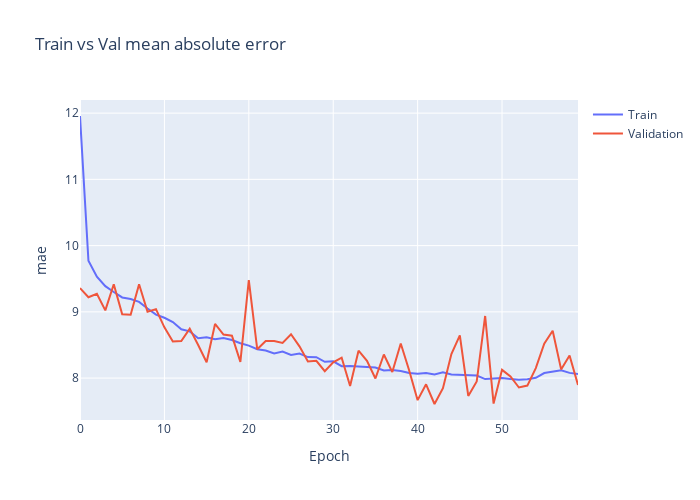

The notebook cell saved with this chart:
### Code cell
import plotly.graph_objects as go

plt.clf()

fig = go.Figure()
fig.add_trace(go.Scatter(
                    y=history.history['mae'],
                    name='Train'))

fig.add_trace(go.Scatter(
                    y=history.history['val_mae'],
                    name='Validation'))


fig.update_layout(height=500, 
                  width=700,
                  title='Train vs Val mean absolute error',
                  xaxis_title='Epoch',
                  yaxis_title='mae')


fig.show()

### Figure 1 — Plotly figure (JSON) as saved in the notebook; plotly's stock layout.template omitted (floating-point values rounded to 4 significant figures)
{"data": [{"name": "Train", "type": "scatter", "y": [11.96, 9.772, 9.531, 9.388, 9.3, 9.217, 9.195, 9.15, 9.051, 8.957, 8.91, 8.846, 8.737, 8.705, 8.601, 8.615, 8.585, 8.604, 8.574, 8.526, 8.49, 8.435, 8.415, 8.372, 8.401, 8.35, 8.371, 8.317, 8.316, 8.246, 8.254, 8.18, 8.183, 8.176, 8.169, 8.16, 8.114, 8.124, 8.106, 8.077, 8.066, 8.077, 8.054, 8.087, 8.055, 8.049, 8.041, 8.038, 7.985, 7.991, 8.002, 7.985, 7.974, 7.983, 8.004, 8.076, 8.102, 8.118, 8.078, 8.061]}, {"name": "Validation", "type": "scatter", "y": [9.359, 9.221, 9.272, 9.023, 9.417, 8.964, 8.957, 9.418, 9.002, 9.041, 8.766, 8.553, 8.56, 8.747, 8.5, 8.239, 8.817, 8.658, 8.64, 8.246, 9.481, 8.434, 8.559, 8.559, 8.53, 8.662, 8.479, 8.251, 8.26, 8.105, 8.237, 8.307, 7.88, 8.413, 8.261, 7.993, 8.356, 8.09, 8.521, 8.115, 7.667, 7.906, 7.609, 7.848, 8.363, 8.644, 7.731, 7.948, 8.937, 7.615, 8.124, 8.025, 7.858, 7.887, 8.15, 8.519, 8.714, 8.131, 8.342, 7.895]}], "layout": {"height": 500, "title": {"text": "Train vs Val mean absolute error"}, "width": 700, "xaxis": {"title": {"text": "Epoch"}}, "yaxis": {"title": {"text": "mae"}}}}
